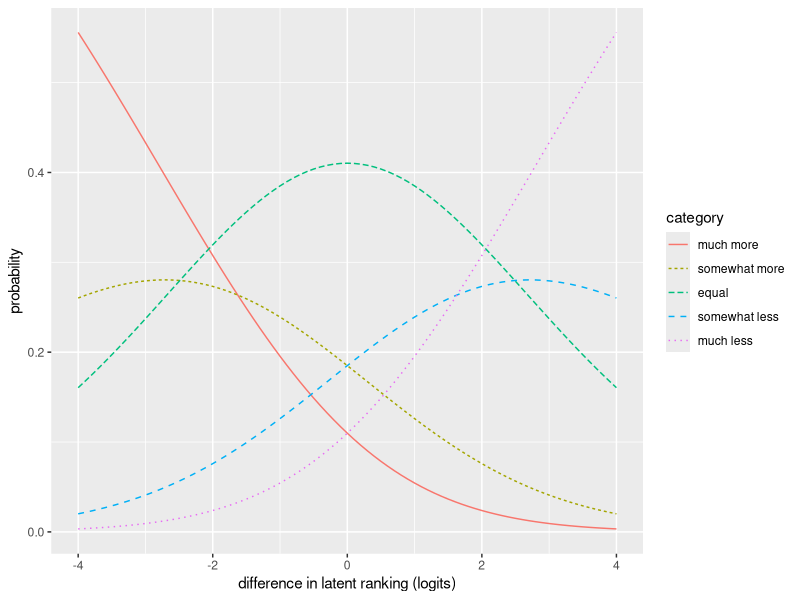

Write the R code that produced this figure.
library(ggplot2)

th <- c(-2.489,0.86)
alpha <- .32

softmax <- function(v) {
    exp(v) / sum(exp(v))
}
tdiff <- seq(-4,4,.1)
gr <- expand.grid(tdiff=tdiff, category=c("much more","somewhat more", 'equal',
                  "somewhat less", "much less"), p=NA)
gg <- matrix(c(0,
               -(th[1] + th[2]),
               -th[1],
               th[1],
               th[1] + th[2]), ncol=5, nrow=length(tdiff), byrow=TRUE)
gg[,2:5] <- alpha * (gg[,2:5] + tdiff)
gg <- t(apply(gg, 1, cumsum))
gg <- t(apply(gg, 1, softmax))
for (lev in 1:length(levels(gr$category))) {
    gr[gr$category == levels(gr$category)[lev],'p'] <- gg[,lev]
}
ggplot(gr) + geom_line(aes(x=tdiff,y=p,color=category,linetype=category)) +
    xlab("difference in latent ranking (logits)") + ylab("probability")
